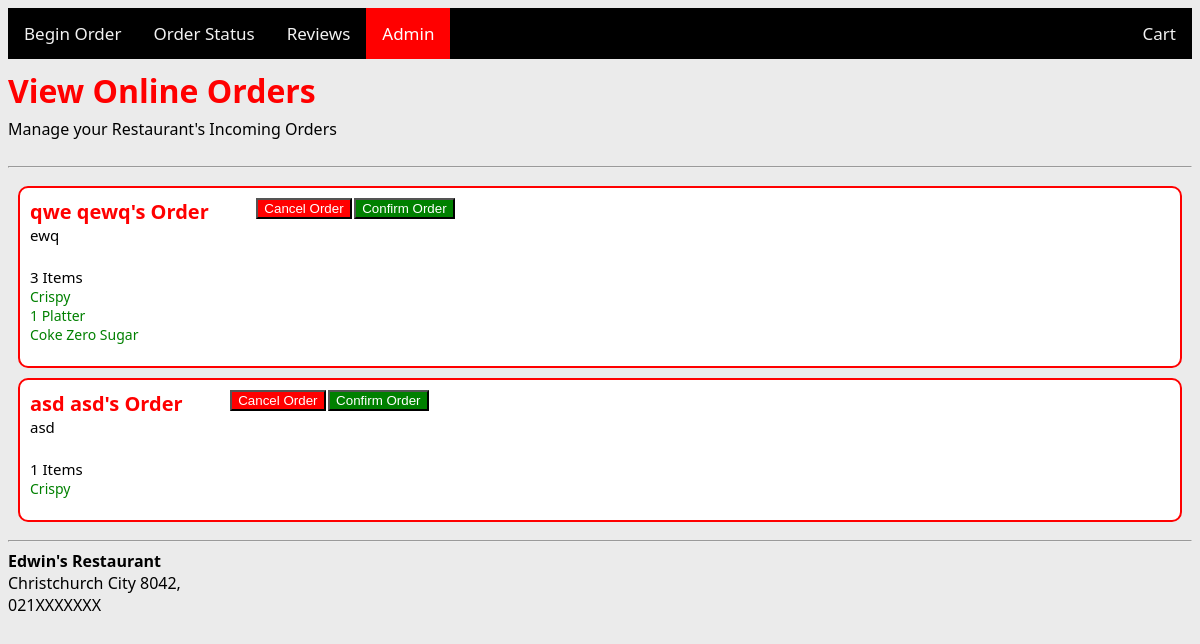
The page /admin on the database its author committed.
### tables this page shows
CREATE TABLE Orders (orderid INTEGER PRIMARY KEY AUTOINCREMENT, firstname TEXT, lastname TEXT, phonenumb TEXT, foodlist, status TEXT);

CREATE TABLE fooditems (food_id INTEGER PRIMARY KEY AUTOINCREMENT, category REFERENCES categories (cat_id), food_name TEXT, cost NUMERIC, image TEXT, description TEXT);

### routes.py (the view, shortened to what this page needs)
@app.route("/admin", methods=["GET","POST"])
def admin():
    conn = sqlite3.connect('data.db')
    cur = conn.cursor()
    cur.execute('SELECT * From Orders')
    results = cur.fetchall()
    cur.execute('SELECT * FROM fooditems')
    foods = cur.fetchall()
    return render_template("admin.html",order=results,foods=foods)

### routes.py (called while the page is built)
@app.template_filter('to_dict')
def to_dict(my_string):
    return eval(my_string)

### templates/admin.html (shortened to what this page needs)
{% extends "layout.html" %}
{% block content %}
<div class="admin_wrpr">
    <h1>View Online Orders</h1>
    <p>Manage your Restaurant's Incoming Orders</p>
    <hr>
    {% if order %}
    <div input="submit" class="grid-admin">
        {% for i in order %}
        {% set order_dict = i[4] | to_dict %}
        <div class="grid-food" data-food-id="{{ i[0] }}">
            <span class="contents">
                <div class="fooditerationtitle"> {{i[1]}} {{i[2]}}'s Order</div>
                <div class="foodpricecart"> {{i[3]}}</div>
                <br>
                <div class="foodpricecart"> {{order_dict |count}} Items </div>
                {% for fooditeration in order_dict %}
                {% for literalfood in foods %}
                {% if literalfood[0] | string == fooditeration %}
                <div class="fooditeration"> {{literalfood[2]}} </div>
                {% endif %}
                {% endfor %}
                {% endfor %}
                <br>
            </span>
            {% if i[5] == "progress" %}
            <form id="readypickup" action="/admin" method='POST'>
                <button name="readypickup" value='{{i[0]}}' class="adminbtn3">Order Picked Up</button>
            </form>
            {% elif not i[5] %}
            <form id="cancelorder" action="/admin" method='POST'>
                <button name="cancelorder" value='{{i[0]}}' class="adminbtn">Cancel Order</button>
            </form>
            <form id="confirmorder" action="/admin" method='POST'>
                <button name="confirmorder" value='{{i[0]}}' class="adminbtn1">Confirm Order</button>
            </form>
            {% endif %}
        </div>
        {% endfor %}
    </div>
    {% endif %}
    {% endblock %}

### static/css/style.css (style rules this page uses)
body { font-family: 'Segoe UI', Tahoma, Geneva, Verdana, sans-serif; background-color: rgb(235, 235, 235); color: #000000; }
.admin_wrpr { max-width: 1200px; margin: 0px auto; }
h1 { color:red; margin-top: 10px; }
p { margin-top: -15px; padding-bottom: 10px; }
.grid-admin { display: grid; grid-template-columns: 1fr; gap: 10px; padding: 10px; }
.grid-admin>div { display: flex; background-color: rgba(255, 255, 255); text-align: left; padding: 0 0; border-radius: 10px; border: 2px solid red; }
.foodpricecart { color: black; font-size: 15px; align-self: center; padding-left: 10px; display: flex; }
.fooditeration { color: green; font-size: 14px; padding-left: 10px; }
.fooditerationtitle { padding-top: 10px; color: red; font-size: 20px; padding-left: 10px; font-weight: bold; }
.adminbtn1 { display:flex; margin-top: 10%; width:100%; margin-left: 50%; background-color: green; color: white; z-index:10; }
.adminbtn { display:flex; margin-left: 50%; margin-top: 10%; width:100%; background-color: red; color: white; z-index:10; }

### rows shown on the page
Orders: firstname "qwe", lastname "qewq", phonenumb "ewq", order_dict "3", {{ i[0] }} 52 (drawn)
fooditems: food_name "Crispy"
fooditems: food_name "1 Platter"
fooditems: food_name "Coke Zero Sugar"
Orders: firstname "asd", lastname "asd", phonenumb "asd", order_dict "1", {{ i[0] }} 53 (drawn)
